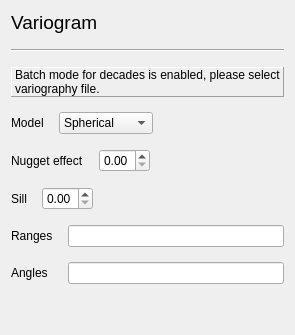
         <widget class="QWidget" name="SimulationVariogram">
          <layout class="QVBoxLayout" name="verticalLayout_13">
           <property name="spacing">
            <number>15</number>
           </property>
           <item>
            <layout class="QVBoxLayout" name="verticalLayout_12">
             <item>
              <widget class="QLabel" name="label_58">
               <property name="font">
                <font>
                 <pointsize>14</pointsize>
                 <weight>50</weight>
                 <bold>false</bold>
                </font>
               </property>
               <property name="text">
                <string>Variogram</string>
               </property>
              </widget>
             </item>
             <item>
              <widget class="Line" name="line_3">
               <property name="orientation">
                <enum>Qt::Horizontal</enum>
               </property>
              </widget>
             </item>
            </layout>
           </item>
           <item>
            <widget class="QLabel" name="SV_labelBatchDecades">
             <property name="enabled">
              <bool>true</bool>
             </property>
             <property name="font">
              <font>
               <weight>50</weight>
               <bold>false</bold>
              </font>
             </property>
             <property name="frameShape">
              <enum>QFrame::Panel</enum>
             </property>
             <property name="frameShadow">
              <enum>QFrame::Raised</enum>
             </property>
             <property name="text">
              <string>Batch mode for decades is enabled, please select variography file.</string>
             </property>
             <property name="wordWrap">
              <bool>true</bool>
             </property>
             <property name="margin">
              <number>6</number>
             </property>
             <property name="openExternalLinks">
              <bool>false</bool>
             </property>
             <property name="textInteractionFlags">
              <set>Qt::LinksAccessibleByMouse</set>
             </property>
            </widget>
           </item>
           <item>
            <layout class="QHBoxLayout" name="horizontalLayout_10">
             <item>
              <widget class="QLabel" name="SV_comboVarModel_2">
               <property name="sizePolicy">
                <sizepolicy hsizetype="Preferred" vsizetype="Preferred">
                 <horstretch>0</horstretch>
                 <verstretch>0</verstretch>
                </sizepolicy>
               </property>
               <property name="text">
                <string>Model</string>
               </property>
              </widget>
             </item>
             <item>
              <widget class="QComboBox" name="SV_comboVarModel">
               <item>
                <property name="text">
                 <string>Spherical</string>
                </property>
               </item>
               <item>
                <property name="text">
                 <string>Exponential</string>
                </property>
               </item>
               <item>
                <property name="text">
                 <string>Gaussian</string>
                </property>
               </item>
              </widget>
             </item>
             <item>
              <spacer name="horizontalSpacer_6">
               <property name="orientation">
                <enum>Qt::Horizontal</enum>
               </property>
               <property name="sizeHint" stdset="0">
                <size>
                 <width>40</width>
                 <height>20</height>
                </size>
               </property>
              </spacer>
             </item>
            </layout>
           </item>
           <item>
            <layout class="QHBoxLayout" name="horizontalLayout_11">
             <item>
              <widget class="QLabel" name="SV_labelNugget">
               <property name="sizePolicy">
                <sizepolicy hsizetype="Preferred" vsizetype="Preferred">
                 <horstretch>0</horstretch>
                 <verstretch>0</verstretch>
                </sizepolicy>
               </property>
               <property name="text">
                <string>Nugget effect</string>
               </property>
              </widget>
             </item>
             <item>
              <widget class="QDoubleSpinBox" name="SV_spinNugget">
               <property name="sizePolicy">
                <sizepolicy hsizetype="Preferred" vsizetype="Fixed">
                 <horstretch>0</horstretch>
                 <verstretch>0</verstretch>
                </sizepolicy>
               </property>
               <property name="maximum">
                <double>1.000000000000000</double>
               </property>
               <property name="singleStep">
                <double>0.010000000000000</double>
               </property>
              </widget>
             </item>
             <item>
              <spacer name="horizontalSpacer_7">
               <property name="orientation">
                <enum>Qt::Horizontal</enum>
               </property>
               <property name="sizeHint" stdset="0">
                <size>
                 <width>40</width>
                 <height>20</height>
                </size>
               </property>
              </spacer>
             </item>
            </layout>
           </item>
           <item>
            <layout class="QHBoxLayout" name="horizontalLayout_12">
             <item>
              <widget class="QLabel" name="SV_labelSill">
               <property name="text">
                <string>Sill</string>
               </property>
              </widget>
             </item>
             <item>
              <widget class="QDoubleSpinBox" name="SV_spinSill">
               <property name="sizePolicy">
                <sizepolicy hsizetype="Fixed" vsizetype="Fixed">
                 <horstretch>0</horstretch>
                 <verstretch>0</verstretch>
                </sizepolicy>
               </property>
               <property name="maximum">
                <double>1.000000000000000</double>
               </property>
               <property name="singleStep">
                <double>0.010000000000000</double>
               </property>
              </widget>
             </item>
             <item>
              <spacer name="horizontalSpacer_8">
               <property name="orientation">
                <enum>Qt::Horizontal</enum>
               </property>
               <property name="sizeHint" stdset="0">
                <size>
                 <width>40</width>
                 <height>20</height>
                </size>
               </property>
              </spacer>
             </item>
            </layout>
           </item>
           <item>
            <layout class="QFormLayout" name="formLayout_2">
             <property name="fieldGrowthPolicy">
              <enum>QFormLayout::AllNonFixedFieldsGrow</enum>
             </property>
             <item row="0" column="0">
              <widget class="QLabel" name="SV_labelRanges">
               <property name="text">
                <string>Ranges</string>
               </property>
              </widget>
             </item>
             <item row="0" column="1">
              <widget class="QLineEdit" name="SV_lineRanges"/>
             </item>
             <item row="1" column="0">
              <widget class="QLabel" name="SV_labelAngles">
               <property name="text">
                <string>Angles</string>
               </property>
              </widget>
             </item>
             <item row="1" column="1">
              <widget class="QLineEdit" name="SV_lineAngles"/>
             </item>
            </layout>
           </item>
           <item>
            <spacer name="verticalSpacer_4">
             <property name="orientation">
              <enum>Qt::Vertical</enum>
             </property>
             <property name="sizeHint" stdset="0">
              <size>
               <width>20</width>
               <height>40</height>
              </size>
             </property>
            </spacer>
           </item>
          </layout>
         </widget>
